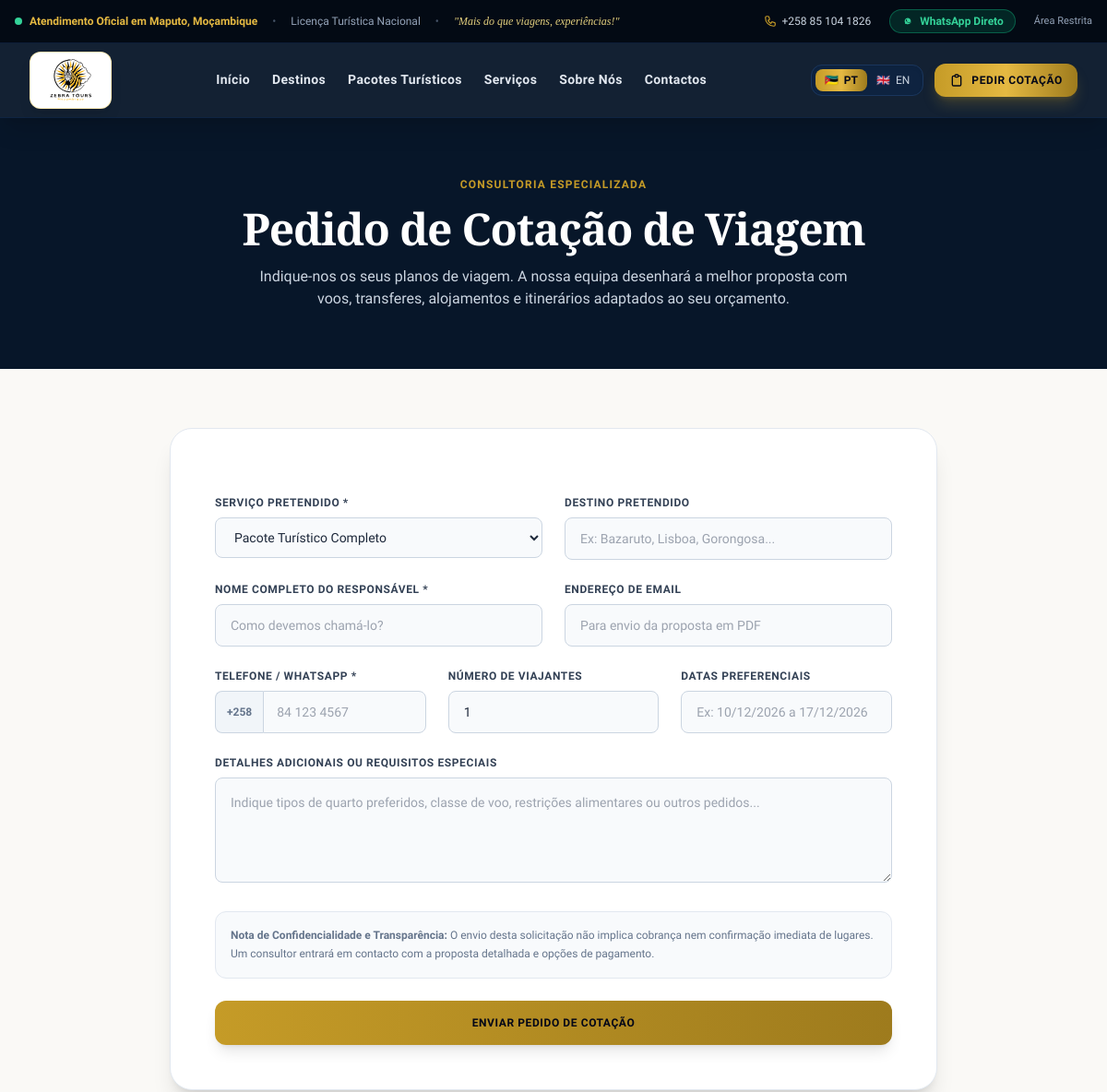
The app's page /cotacao?pacote_id=pacote-especial-africa-do-sul-cape-town (upper part), older data.
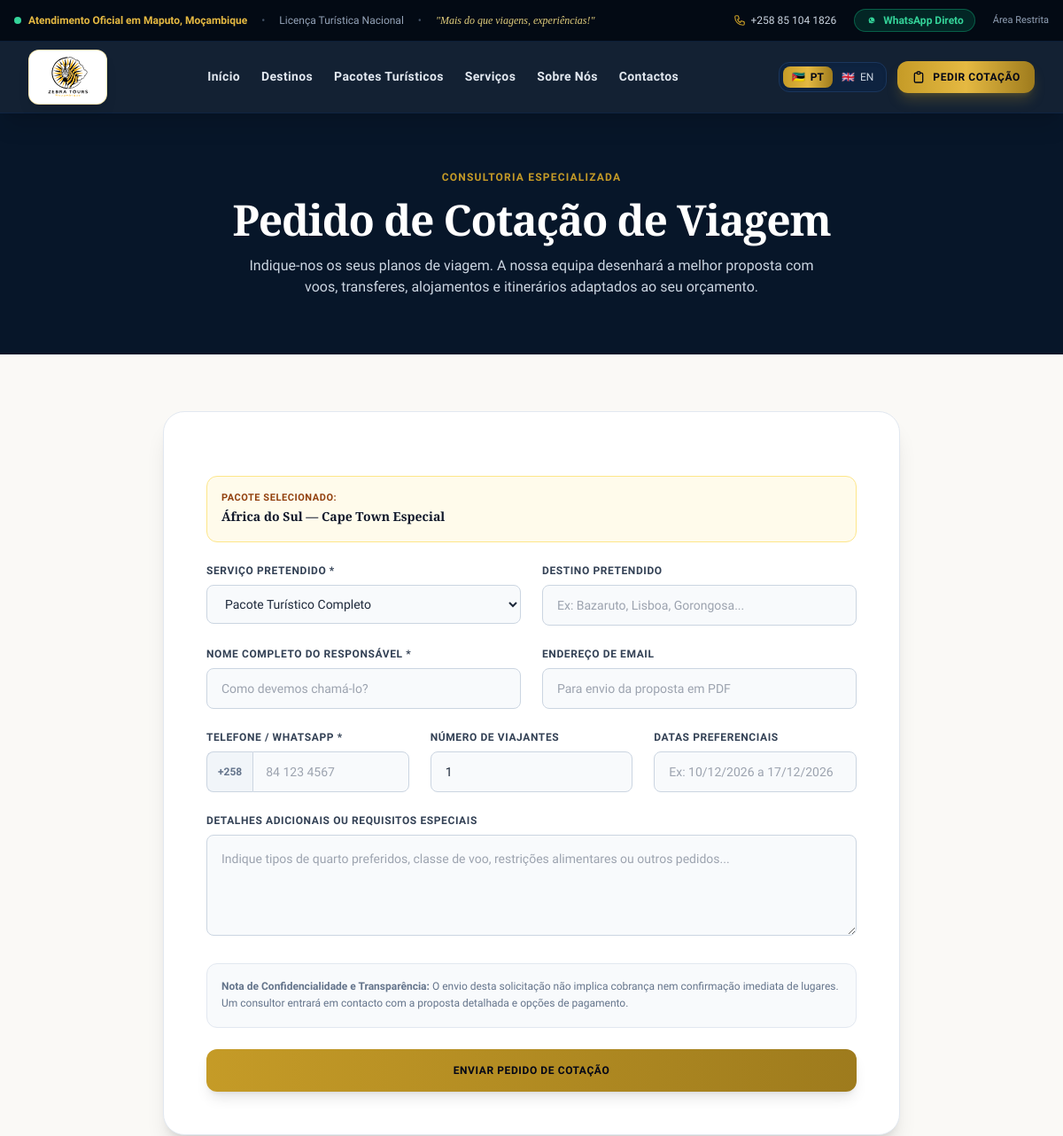
The same page, newer data.
### tables this page shows
CREATE TABLE packages (
    id INTEGER PRIMARY KEY AUTOINCREMENT,
    primary_destination_id INTEGER REFERENCES destinations(id) ON DELETE SET NULL,
    title TEXT NOT NULL,
    slug TEXT NOT NULL UNIQUE,
    summary TEXT NOT NULL,
    description TEXT NOT NULL,
    total_price REAL,
    price_per_person REAL,
    currency TEXT NOT NULL DEFAULT 'MT',
    price_type TEXT NOT NULL DEFAULT 'indicativo' CHECK (price_type IN ('fixo', 'indicativo', 'sob_consulta')),
    duration_days INTEGER NOT NULL DEFAULT 3,
    duration_nights INTEGER NOT NULL DEFAULT 2,
    travel_dates TEXT,
    validity_date TEXT,
    is_featured INTEGER NOT NULL DEFAULT 0,
    status TEXT NOT NULL DEFAULT 'publicado' CHECK (status IN ('publicado', 'rascunho', 'pendente_validacao')),
    included_services TEXT,
    excluded_services TEXT,
    conditions TEXT,
    created_at DATETIME DEFAULT CURRENT_TIMESTAMP,
    updated_at DATETIME DEFAULT CURRENT_TIMESTAMP
);

### app/Core/helpers.php (called while the page is built, shortened)
<?php
if (!function_exists('e')) {
    function e(mixed $value): string {
        return htmlspecialchars((string) ($value ?? ''), ENT_QUOTES, 'UTF-8');
    }
}

### app/Core/View.php (called while the page is built, shortened)
<?php
class View
{
    public static function render(string $template, array $data = [], ?string $layout = 'layouts/main'): string
    {
        $basePath = dirname(__DIR__) . '/Views/';
        $viewFile = $basePath . $template . '.php';
        extract($data);
        include $viewFile;
        $content = ob_get_clean();
        if ($layout !== null) {
            $layoutFile = $basePath . $layout . '.php';
            if (file_exists($layoutFile)) {
                return ob_get_clean();
            }
        }
        return $content;
    }
}

### app/Core/Controller.php (called while the page is built, shortened)
<?php
abstract class Controller
{
    protected function render(string $view, array $data = [], ?string $layout = 'layouts/main', int $status = 200): Response
    {
        $db = Database::getConnection();
        $settingsRows = $db->query("SELECT setting_key, setting_value FROM settings")->fetchAll();
        $settings = [];
        foreach ($settingsRows as $row) {
            $settings[$row['setting_key']] = $row['setting_value'];
        }
        $navItems = $db->query("SELECT * FROM navigation_items WHERE is_active = 1 ORDER BY sort_order ASC")->fetchAll();
        $data['siteSettings'] = $settings;
        $data['navItems'] = $navItems;
        $data['currentUser'] = Auth::user();
        $html = View::render($view, $data, $layout);
        return Response::html($html, $status);
    }
}

### app/Controllers/QuoteController.php (called while the page is built, shortened)
<?php
class QuoteController extends Controller
{
    public function create(Request $request): Response
    {
        $packageSlug = $request->getString('pacote_id');
        $prefilledPackage = null;
        if (!empty($packageSlug)) {
            $packageModel = new Package();
            $prefilledPackage = $packageModel->findBySlug($packageSlug, true);
        }
        return $this->render('quotes/create', [
            'pageTitle'        => 'Pedido de Cotação de Viagem | Zebra Tours Moçambique',
            'metaDescription'  => 'Solicite uma cotação personalizada e sem compromisso para as suas passagens aéreas, alojamentos ou pacotes turísticos completos.',
            'prefilledPackage' => $prefilledPackage,
            'service'          => $request->getString('servico', 'Pacote Turístico Completo'),
            'destination'      => $request->getString('destino', ''),
            'dates'            => $request->getString('datas', ''),
            'travelers'        => $request->getInt('viajantes', 1),
            'errors'           => [],
            'old'              => [],
        ]);
    }
}

### app/Core/Router.php (called while the page is built, shortened)
<?php
class Router
{
    private array $routes = [];
    public function addRoute(string $method, string $path, array|callable $handler, array $middlewares = []): void
    {
        $normalized = '/' . trim($path, '/');
        $pattern = preg_replace('/\{([a-zA-Z0-9_]+)\}/', '(?P<$1>[^/]+)', $normalized);
        $pattern = '#^' . $pattern . '$#';
        $this->routes[] = [
            'method'      => strtoupper($method),
            'pattern'     => $pattern,
            'original'    => $normalized,
            'handler'     => $handler,
            'middlewares' => $middlewares,
        ];
    }
    public function dispatch(Request $request): Response
    {
        $path = $request->getPath();
        foreach ($this->routes as $route) {
            if (preg_match($route['pattern'], $path, $matches)) {
                $params = [];
                $handler = $route['handler'];
                if (is_callable($handler)) {
                    $result = call_user_func($handler, $request, $params);
                } elseif (is_array($handler)) {
                    [$controllerClass, $action] = $handler;
                    $controller = new $controllerClass();
                    $result = $controller->$action($request, $params);
                } else {
                    return Response::html("<h1>Erro no Handler da Rota</h1>", 500);
                }
                $response = $result instanceof Response
                    ? $result
                    : (is_string($result)
                        ? Response::html($result)
                        : (is_array($result)
                            ? Response::json($result)
                            : new Response()));
                return $response;
            }
        }
        $notFoundHtml = View::render('errors/404', [
            'pageTitle' => 'Página não encontrada | Zebra Tours',
            'path'      => $path,
        ]);
        return Response::html($notFoundHtml, 404);
    }
}

### public/index.php (called while the page is built, shortened)
<?php
$requestId = bin2hex(random_bytes(8));
spl_autoload_register(function ($class) {
    $prefix = 'App\\';
    $baseDir = ROOT_PATH . '/app/';
    $len = strlen($prefix);
    $relativeClass = substr($class, $len);
    $file = $baseDir . str_replace('\\', '/', $relativeClass) . '.php';
});
require ROOT_PATH . '/app/Core/helpers.php';
$request = new \App\Core\Request();
$router = new \App\Core\Router();
try {
    $response = $router->dispatch($request);
} catch (\Throwable $e) {
    error_log("[Zebra Tours Error #{$requestId}]: " . $e->getMessage() . ' in ' . $e->getFile() . ':' . $e->getLine());
    http_response_code(500);
    $isDebug = getenv('ZT_DEBUG') === '1';
    echo '<!DOCTYPE html><html lang="pt"><head><meta charset="utf-8">';
    echo '<title>500 Erro de Servidor | Zebra Tours</title>';
    echo '<meta name="viewport" content="width=device-width, initial-scale=1">';
    echo '<script src="https://cdn.tailwindcss.com"></script></head>';
    echo '<body class="bg-slate-950 text-white min-h-screen flex items-center justify-center p-6">';
    echo '<div class="max-w-md w-full bg-slate-900 border border-slate-800 rounded-3xl p-8 text-center space-y-5 shadow-2xl">';
    echo '<div class="w-14 h-14 bg-red-500/10 border border-red-500/20 text-red-400 rounded-2xl flex items-center justify-center mx-auto text-xl font-bold font-mono">500</div>';
    echo '<h1 class="text-xl font-bold text-white tracking-tight">Ocorreu um erro no servidor</h1>';
    if ($isDebug) {
        echo '<div class="text-left bg-black/60 p-4 rounded-xl border border-red-900/50 font-mono text-xs text-red-300 overflow-x-auto space-y-2">';
        echo '<div><strong>Erro:</strong> ' . htmlspecialchars($e->getMessage(), ENT_QUOTES, 'UTF-8') . '</div>';
        echo '<div><strong>Ficheiro:</strong> ' . htmlspecialchars($e->getFile(), ENT_QUOTES, 'UTF-8') . ':' . $e->getLine() . '</div>';
        echo '<div><strong>ID:</strong> ' . htmlspecialchars($requestId, ENT_QUOTES, 'UTF-8') . '</div>';
        echo '</div>';
    } else {
        echo '<p class="text-xs text-slate-400 leading-relaxed">Não foi possível processar o seu pedido neste momento. Por favor tente novamente dentro de instantes.</p>';
        echo '<p class="text-[10px] text-slate-600 font-mono">Código de Referência: ' . htmlspecialchars($requestId, ENT_QUOTES, 'UTF-8') . '</p>';
    }
    echo '<a href="/" class="inline-block px-5 py-2.5 bg-amber-500 hover:bg-amber-400 text-slate-950 font-bold rounded-xl text-xs uppercase tracking-wider transition">Voltar à Página Inicial</a>';
    echo '</div></body></html>';
}

### app/Core/Database.php (called while the page is built, shortened)
<?php
class Database
{
    private static ?PDO $instance = null;
    public static function getDatabasePath(): string
    {
        return dirname(__DIR__, 2) . '/database/zebratours.db';
    }
    public static function getConnection(): PDO
    {
        if (self::$instance === null) {
            $dbPath = self::getDatabasePath();
            $dir = dirname($dbPath);
            try {
                self::$instance = new PDO("sqlite:" . $dbPath);
                self::$instance->setAttribute(PDO::ATTR_ERRMODE, PDO::ERRMODE_EXCEPTION);
                self::$instance->setAttribute(PDO::ATTR_DEFAULT_FETCH_MODE, PDO::FETCH_ASSOC);
                self::$instance->exec("PRAGMA foreign_keys = ON;");
                self::$instance->exec("PRAGMA journal_mode = WAL;");
            } catch (PDOException $e) {
                throw new RuntimeException("Erro de ligação à base de dados SQLite em {$dbPath}: " . $e->getMessage());
            }
            if (getenv('ZT_AUTO_MIGRATE') !== '0') {
                try {
                    require_once __DIR__ . '/Migrator.php';
                    $migrator = new Migrator(self::$instance);
                    $migrator->run();
                } catch (\Throwable $e) {
                    error_log('[Migrator Error]: ' . $e->getMessage());
                }
            }
        }
        return self::$instance;
    }
}

### app/Core/Migrator.php (called while the page is built, shortened)
<?php
class Migrator
{
    private PDO $db;
    private string $migrationsDir;
    private string $schemaFile;
    public function __construct(?PDO $db = null)
    {
        $this->db = $db ?? Database::getConnection();
        $this->migrationsDir = dirname(__DIR__, 2) . '/database/migrations';
        $this->schemaFile = dirname(__DIR__, 2) . '/database/schema.sql';
    }
    public function run(): array
    {
        $appliedNow = [];
        $hasMigrationsTable = (bool) $this->db->query("
            SELECT count(*) FROM sqlite_master WHERE type='table' AND name='schema_migrations'
        ")->fetchColumn();
        $applied = $this->getAppliedMigrations();
        if (!in_array('000_schema.sql', $applied, true)) {
            if (file_exists($this->schemaFile)) {
                $sql = file_get_contents($this->schemaFile);
                if ($sql) {
                    $this->db->exec($sql);
                }
            }
            $appliedNow[] = '000_schema.sql';
            $applied[] = '000_schema.sql';
        }
        if (is_dir($this->migrationsDir)) {
            $files = scandir($this->migrationsDir) ?: [];
            sort($files);
            foreach ($files as $file) {
                if ($file === '.' || $file === '..' || in_array($file, $applied, true)) {
                    continue;
                }
                $filePath = $this->migrationsDir . '/' . $file;
                $ext = pathinfo($file, PATHINFO_EXTENSION);
                if ($ext === 'sql') {
                    $sql = file_get_contents($filePath);
                    if ($sql) {
                        $this->db->exec($sql);
                    }
                    $this->recordMigration($file);
                    $appliedNow[] = $file;
                    $applied[] = $file;
                } elseif ($ext === 'php') {
                    $appliedNow[] = $file;
                    $applied[] = $file;
                }
            }
        }
        return $appliedNow;
    }
    public function getAppliedMigrations(): array
    {
        $hasTable = (bool) $this->db->query("
            SELECT count(*) FROM sqlite_master WHERE type='table' AND name='schema_migrations'
        ")->fetchColumn();
        $stmt = $this->db->query("SELECT migration FROM schema_migrations ORDER BY migration ASC");
        return $stmt->fetchAll(PDO::FETCH_COLUMN) ?: [];
    }
}

### app/Models/Package.php (called while the page is built, shortened)
<?php
class Package
{
    private PDO $db;
    public function __construct()
    {
        $this->db = Database::getConnection();
    }
    public function findBySlug(string $slug, bool $onlyPublic = true): ?array
    {
        $sql = "
            SELECT p.*,
                   d.name as destination_name,
                   d.country as destination_country,
                   d.cover_image as destination_cover
            FROM packages p
            LEFT JOIN destinations d ON d.id = p.primary_destination_id
            WHERE p.slug = ?
        ";
        if ($onlyPublic) {
            $sql .= " AND p.status IN ('publicado', 'pendente_validacao')";
        }
        $stmt = $this->db->prepare($sql);
        $stmt->execute([$slug]);
        $pkg = $stmt->fetch();
        if (!$pkg) {
            return null;
        }
        $itStmt = $this->db->prepare("SELECT * FROM itineraries WHERE package_id = ? ORDER BY day_number ASC");
        $itStmt->execute([$pkg['id']]);
        $pkg['itineraries'] = $itStmt->fetchAll();
        $imStmt = $this->db->prepare("SELECT * FROM package_images WHERE package_id = ? ORDER BY sort_order ASC");
        $imStmt->execute([$pkg['id']]);
        $pkg['images'] = $imStmt->fetchAll();
        $catStmt = $this->db->prepare("
            SELECT c.* FROM categories c
            JOIN package_categories pc ON pc.category_id = c.id
            WHERE pc.package_id = ?
        ");
        $catStmt->execute([$pkg['id']]);
        $pkg['categories'] = $catStmt->fetchAll();
        $pkg['cover_image'] = !empty($pkg['images']) ? $pkg['images'][0]['image_url'] : ($pkg['destination_cover'] ?: 'https://images.unsplash.com/photo-1488646953014-85cb44e25828?auto=format&fit=crop&w=1200&q=80');
        return $pkg;
    }
}

### app/Core/Request.php (called while the page is built, shortened)
<?php
class Request
{
    private array $getParams;
    public function __construct()
    {
        $this->getParams = $_GET;
    }
    public function get(string $key, mixed $default = null): mixed
    {
        if (!array_key_exists($key, $this->getParams)) {
            return $default;
        }
        $val = $this->getParams[$key];
        return $val;
    }
    public function getString(string $key, string $default = ''): string
    {
        $val = $this->get($key, $default);
        return trim((string) $val);
    }
}

### app/Views/quotes/create.php (the view, shortened to what the changed rows need)
<section class="bg-navy py-16 px-4 sm:px-6 lg:px-8 text-white">
    <div class="max-w-4xl mx-auto text-center space-y-4">
        <h1 class="text-3xl sm:text-5xl font-serif font-bold text-white tracking-tight">Pedido de Cotação de Viagem</h1>
    </div>
</section>
<div class="max-w-4xl mx-auto px-4 sm:px-6 lg:px-8 py-16">
    <div class="bg-white rounded-3xl p-8 sm:p-12 shadow-xl border border-slate-200 space-y-8">
        <form action="/cotacao" method="POST" class="space-y-6">
            <?php if (!empty($prefilledPackage)): ?>
                <div class="p-4 rounded-xl bg-amber-50 border border-amber-200 flex items-center justify-between">
                    <div>
                        <span class="text-[11px] uppercase tracking-wider font-bold text-amber-800 block">Pacote Selecionado:</span>
                        <span class="text-sm font-bold font-serif text-slate-900"><?= e($prefilledPackage['title']) ?></span>
                    </div>
                </div>
            <?php endif; ?>
            <div class="grid grid-cols-1 sm:grid-cols-3 gap-6">
                <div>
                    <label class="block text-xs font-bold text-slate-700 uppercase tracking-wider mb-2">Número de Viajantes</label>
                    <input type="number" name="travelers_count" min="1" value="<?= e($travelers ?: '1') ?>" class="w-full bg-slate-50 border border-slate-300 rounded-lg px-4 py-3 text-sm focus:ring-2 focus:ring-gold outline-none">
                </div>
            </div>
        </form>
    </div>
</div>

Row changes from the older to the newer data that the page shows:
now on this page (row edited): packages: title "África do Sul — Cape Town Especial", travelers_count "1"
Text that changed along with them:
form field travelers_count: "1" → (not shown)
text now shown: "PACOTE SELECIONADO:"
